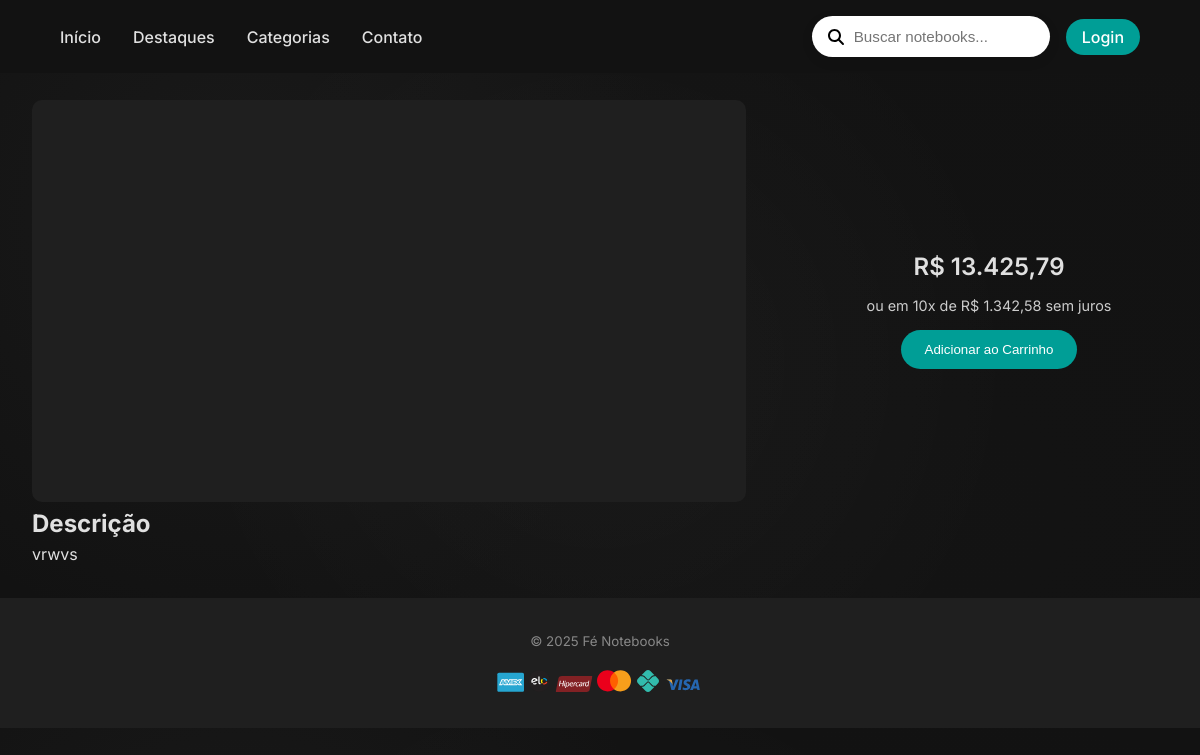
The page /detalhes.php?id=164 on the database its author committed.
### tables this page shows
CREATE TABLE `produtos` (
  `id` int(11) NOT NULL,
  `nome` varchar(100) NOT NULL,
  `preco` decimal(10,2) NOT NULL,
  `imagem` varchar(255) NOT NULL,
  `estoque` int(11) NOT NULL,
  `categoria` varchar(100) NOT NULL,
  `descricao` longtext NOT NULL,
  `video` varchar(255) NOT NULL
);

### detalhes.php (the view, shortened to what this page needs)
<?php
require_once 'db.php';
$id = isset($_GET['id']) ? intval($_GET['id']) : 0;
$stmt = $pdo->prepare("SELECT * FROM produtos WHERE id = ?");
$stmt->execute([$id]);
$produto = $stmt->fetch();
$parcela = $produto['preco'] / 10;
?>
<!DOCTYPE html>
<html lang="pt-br">
<head>
    <link rel="stylesheet" href="css/detalhes.css">
</head>
<body>
    <header id="header">
        <nav class="nav">
            <ul class="nav__list">
                <li><a href="main.php#hero">Início</a></li>
                <li><a href="main.php#products">Destaques</a></li>
                <li><a href="main.php#categories">Categorias</a></li>
                <li><a href="contato.html">Contato</a></li>
            </ul>
            <div class="search-inline">
                <i class="fas fa-search search-icon"></i>
                <input type="text" placeholder="Buscar notebooks..." aria-label="Buscar">
            </div>
            <?php if (isset($_SESSION['user_id'])): ?>
                <a href="logout.php" id="logoutBtn" class="btn btn-logout">Sair</a>
            <?php else: ?>
                <a href="login.php" class="btn btn-login">Login</a>
            <?php endif; ?>
        </nav>
    </header>
    <div class="container product-detail">
        <div class="detail-media">
            <?php if (!empty($produto['video'])): ?>
                <div class="video-wrapper">
                    <iframe
                        src="https://www.youtube.com/embed/<?= htmlspecialchars($produto['video'], ENT_QUOTES) ?>"
                        title="Vídeo do produto"
                        frameborder="0"
                        allowfullscreen>
                    </iframe>
                </div>
            <?php endif; ?>
            <div class="description">
                <h2>Descrição</h2>
                <p><?= nl2br(htmlspecialchars($produto['descricao'], ENT_QUOTES)) ?></p>
            </div>
        </div>
        <div class="detail-info">
            <div class="price-cart">
                <span class="detail-price">
                    R$ <?= number_format($produto['preco'], 2, ',', '.') ?>
                </span>
                <small class="installment">
                    ou em 10x de R$ <?= number_format($parcela, 2, ',', '.') ?> sem juros
                </small>
                <form method="post" action="carrinho.php">
                    <button
                        type="submit"
                        class="btn-cart"
                        <?= $produto['estoque'] == 0 ? 'disabled' : '' ?>>
                        <?= $produto['estoque'] == 0 ? 'Sem Estoque' : 'Adicionar ao Carrinho' ?>
                    </button>
                </form>
            </div>
        </div>
    </div>
    <footer class="footer">
        <div class="containerr">
            <small>© 2025 Fé Notebooks</small>
        </div>
        <br>
        <div class="formas__pagamento">
            <img src="images/american-express.svg" alt="">
            <img src="images/elo.svg" alt="">
            <img src="images/hipercard.svg" alt="">
            <img src="images/mastercard.svg" alt="">
            <img src="images/pix.svg" alt="">
            <img src="images/visa.svg" alt="">
        </div>
    </footer>
</body>
</html>

### css/detalhes.css (style rules this page uses)
:root { --clr-primary: #009e96; --clr-primary-dark: #003b66; --clr-bg: #121212; --clr-surface: #1F1F1F; --clr-text: #e0e0e0; --font-sans: 'Inter', sans-serif; }
* { margin: 0; padding: 0; box-sizing: border-box; }
body { font-family: var(--font-sans); background: var(--clr-bg); color: var(--clr-text); background: radial-gradient(circle at 20% 30%, rgba(76, 76, 76, 0.1), transparent 40%), radial-gradient(circle at 80% 70%, rgba(24, 24, 24, 0.05), transparent 50%), radial-gradient(circle at 50% 50%, rgba(255, 255, 255, 0.03), transparent 60%), #121212; background-blend-mode: screen; color: var(--clr-text); font-family: var(--font-sans); }
.container { width: 100%; margin: 0 auto; padding-top: 100px; padding-left: 32px; }
.nav { position: fixed; top: 0; left: 0; width: 100%; background: var(--clr-bg); display: flex; align-items: center; justify-content: center; padding: 1rem 5%; z-index: 100; transition: background .3s; }
.nav__list { display: flex; gap: 2rem; list-style: none; }
.nav__list a { color: var(--clr-text); text-decoration: none; font-weight: 500; position: relative; }
.nav__list a::after { content: ''; position: absolute; bottom: -4px; left: 0; width: 0; height: 2px; background: var(--clr-primary); transition: width .3s; }
.search-inline { margin-left: auto; position: relative; display: flex; align-items: center; background: #fff; border-radius: 999px; padding: 6px 16px; box-shadow: 0 4px 12px rgba(0, 0, 0, 0.1); transition: box-shadow .3s; }
.search-inline .search-icon { color: #000; font-size: 16px; margin-right: 10px; }
.search-inline input { border: none; outline: none; background: transparent; width: 180px; color: #333; font-size: .95rem; padding: 6px 0; transition: width .3s; }
.btn-login { margin-left: 1rem; padding: 0.5rem 1rem; background: var(--clr-primary); color: #fff; border-radius: 999px; text-decoration: none; font-weight: 500; transition: background .2s; }
.product-detail { display: flex; flex-wrap: wrap; gap: 2rem; }
.detail-media { flex: 1 1 60%; margin-bottom: 2rem; }
.video-wrapper { position: relative; width: 100%; aspect-ratio: 16/9; }
.video-wrapper iframe { width: 100%; height: 100%; border-radius: 10px; background: var(--clr-surface); }
.detail-info { flex: 1 1 35%; display: flex; flex-direction: column; gap: 1.5rem; }
.price-cart { display: flex; flex-direction: column; gap: 0.5rem; align-items: flex-start; }
.detail-price { font-size: 1.5rem; font-weight: 600; }
.installment { font-size: .9rem; color: #ccc; margin-top: 0; }
.detail-info { flex: 1 1 35%; display: flex; flex-direction: column; justify-content: start; gap: 1.5rem; margin-top: 13%; }
.price-cart { display: flex; align-items: center; gap: 1rem; }
.installment { font-size: .9rem; color: #ccc; }
.btn-cart { padding: .75rem 1.5rem; background: var(--clr-primary); color: #fff; border: none; border-radius: 25px; cursor: pointer; }
.description { line-height: 1.5; }
.footer { width: 100%; padding: 4rem 5%; background: var(--clr-surface); color: var(--clr-text); text-align: center; }
.footer { background: var(--clr-surface); padding: 2rem 0; text-align: center; }
.footer small { color: #888; }

### rows shown on the page
produtos: descricao "vrwvs", preco "13.425,79", preco "1.342,58"
